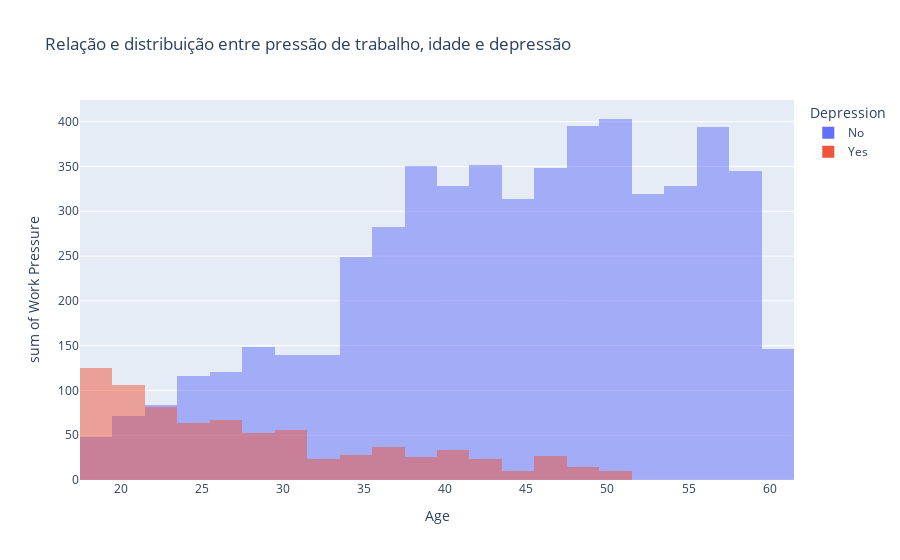

Write notebook code for a chart like this one.
### Code cell
px.histogram(df, x="Age", y="Work Pressure", color="Depression", barmode="overlay",
            title="Relação e distribuição entre pressão de trabalho, idade e depressão")

### Figure 1 — Plotly figure (JSON) as saved in the notebook; plotly's stock layout.template omitted (floating-point values rounded to 4 significant figures; data arrays with more than 128 entries replaced by an {"elided": "..."} marker saying what was removed)
{"data": [{"alignmentgroup": "True", "bingroup": "x", "histfunc": "sum", "hovertemplate": "Depression=No<br>Age=%{x}<br>sum of Work Pressure=%{y}<extra></extra>", "legendgroup": "No", "marker": {"color": "#636efa", "opacity": 0.5, "pattern": {"shape": ""}}, "name": "No", "offsetgroup": "No", "orientation": "v", "showlegend": true, "type": "histogram", "x": {"elided": "2101 int values"}, "xaxis": "x", "y": {"elided": "2101 int values"}, "yaxis": "y"}, {"alignmentgroup": "True", "bingroup": "x", "histfunc": "sum", "hovertemplate": "Depression=Yes<br>Age=%{x}<br>sum of Work Pressure=%{y}<extra></extra>", "legendgroup": "Yes", "marker": {"color": "#EF553B", "opacity": 0.5, "pattern": {"shape": ""}}, "name": "Yes", "offsetgroup": "Yes", "orientation": "v", "showlegend": true, "type": "histogram", "x": {"elided": "455 int values"}, "xaxis": "x", "y": {"elided": "455 int values"}, "yaxis": "y"}], "layout": {"barmode": "overlay", "legend": {"title": {"text": "Depression"}, "tracegroupgap": 0}, "title": {"text": "Relação e distribuição entre pressão de trabalho, idade e depressão"}, "xaxis": {"anchor": "y", "domain": [0, 1], "title": {"text": "Age"}}, "yaxis": {"anchor": "x", "domain": [0, 1], "title": {"text": "sum of Work Pressure"}}}}
